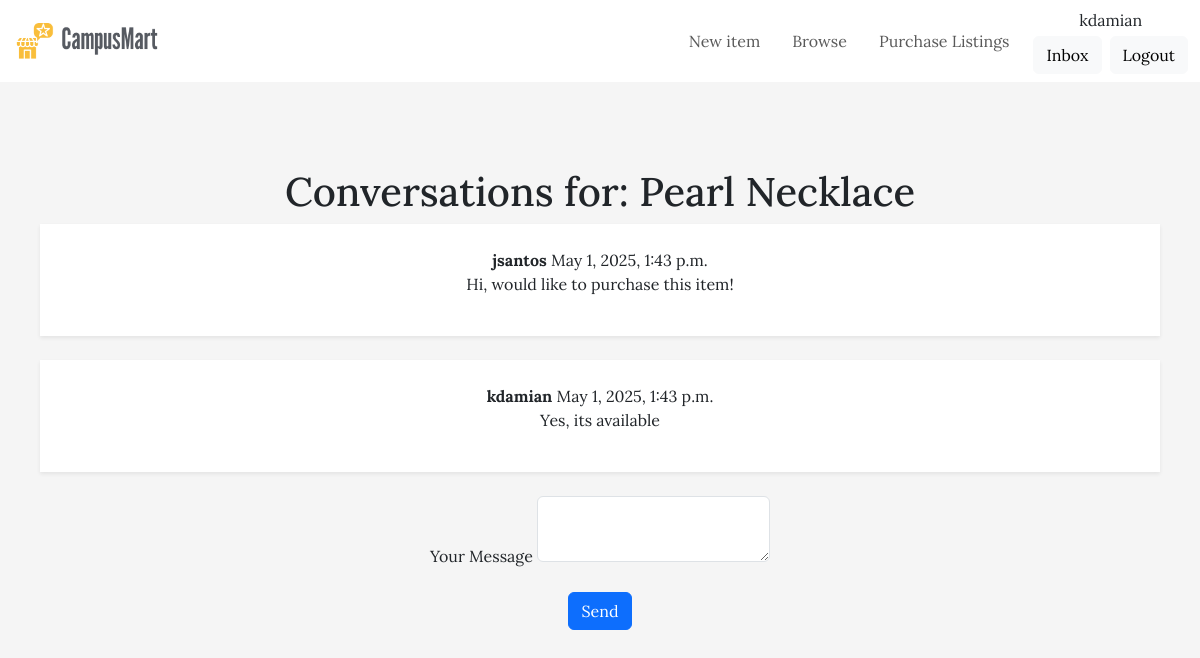
The app's page /campusmart/inbox/6/ (signed in) with its own data.
### campusmart/models.py (models this page shows, shortened)
class Conversation(models.Model):
    listing = models.ForeignKey(Listing, on_delete=models.CASCADE)
    members = models.ManyToManyField(User)
    created_at = models.DateTimeField(auto_now_add=True)

class Listing(models.Model):
    CONDITION_CHOICES = [
        ('New', 'New'),
        ('Like New', 'Like New'),
        ('Used', 'Used'),
        ('Fair', 'Fair'),
    ]
    STATUS_CHOICES = [
        ('Available', 'Available'),
        ('Unavailable', 'Unavailable'),
    ]
    created_by = models.ForeignKey(User, on_delete=models.CASCADE)
    title = models.CharField(max_length=200)
    description = models.TextField()
    price = models.DecimalField(max_digits=10, decimal_places=2)
    condition = models.CharField(max_length=20, choices=CONDITION_CHOICES)
    photo = models.ImageField(upload_to='listing_photos')
    status = models.CharField(max_length=20, choices=STATUS_CHOICES, default='Available')

class ConversationMessage(models.Model):
    conversation = models.ForeignKey(Conversation, related_name='messages', on_delete=models.CASCADE)
    content = models.TextField()
    created_at = models.DateTimeField(auto_now_add=True)
    created_by = models.ForeignKey(User, related_name='sent_messages', on_delete=models.CASCADE)
    recipient = models.ForeignKey(User, related_name='received_messages', on_delete=models.CASCADE)

### campusmart/views.py (the view, shortened to what this page needs)
# urls.py: path('inbox/<int:conversation_id>/', views.conversation_detail, name='conversation_detail'),
@login_required
def conversation_detail(request, conversation_id):
    conversation = get_object_or_404(Conversation, id=conversation_id)
    if request.user not in conversation.members.all():
        return redirect('campusmart:inbox')
    conversation_messages = conversation.messages.order_by('created_at')
    return render(request, 'campusmart/conversation_detail.html', {
        'conversation':conversation,
        'conversation_messages':conversation_messages,
    })

### campusmart/templates/campusmart/conversation_detail.html (shortened to what this page needs)
{% extends "campusmart/base.html" %}
{% block content %}
<h1>Conversations for: {{ conversation.listing.title }}</h1>
<div class="space-y-6">
    {% for message in conversation_messages %}
        <div class="bg-white p-4 rounded-lg mb-4 shadow-sm">
            <strong>{{ message.created_by.username }}</strong>
            <span class="text-gray-500 text-sm">{{ message.created_at }}</span>
            <p>{{ message.content }}</p>
        </div>
    {% endfor %}
    <form method="POST" action="{% url 'campusmart:conversation_detail' conversation.id %}">
        <div class="mb-4">
            <label for="message" class="block text-sm">Your Message</label>
            <textarea id="message" name="message" class="w-full p-2 border rounded" required></textarea>
        </div>
        <button type="submit" class="btn btn-primary">Send</button>
    </form>
</div>
{% endblock %}

### campusmart/templates/campusmart/base.html (shortened to what this page needs)
<!DOCTYPE html>
<html>
<head>
    <link href="https://cdn.jsdelivr.net/npm/bootstrap@5.3.0-alpha1/dist/css/bootstrap.min.css" rel="stylesheet"
>
    {% load static %}
    <link rel="stylesheet" href="{% static 'campusmart/basestyles.css' %}">
</head>
<body>
    {% load static %}
        <nav class="navbar navbar-expand-lg fixed-top" style="background-color: white;">
            <div class="container-fluid">
                <a class="navbar-brand" href="{% url 'campusmart:index' %}">
                    <img src="{% static 'campusmart/campusmart_logo.png' %}" alt="CampusMart Logo" class="logo">
                </a>
                <div class="collapse navbar-collapse justify-content-end" id="navbarContent">
                    <ul class="navbar-nav gap-3 align-items-lg-center">
                        <li class="nav-item">
                            <a class="nav-link text-lg font-semibold" href="{% url 'campusmart:create_listing' %}">New item</a>
                        </li>
                        <li class="nav-item">
                            <a class="nav-link text-lg font-semibold" href="{% url 'campusmart:listing_all' %}">Browse</a>
                        </li>
                        <li class="nav-item">
                            <a class="nav-link text-lg font-semibold" href="{% url 'campusmart:checkout' %}">Purchase Listings</a>
                        </li>
                        {% if request.user.is_authenticated %}
                            <li class="nav-item text-center">
                                <p class="mb-1">{{ request.user.username }}</p>
                                <div class="d-flex gap-2 justify-content-center">
                                    <a href="{% url 'campusmart:inbox' %}" class="btn btn-light">Inbox</a>
                                    <a href="{% url 'campusmart:logout' %}" class="btn btn-light">Logout</a>
                                </div>
                            </li>
                        {% else %}
                            <li class="d-flex gap-2 justify-content-center">
                                <a href="{% url 'campusmart:login' %}" class="btn btn-outline-warning btn-sm">Login</a>
                                <a href="{% url 'campusmart:register' %}" class="btn btn-outline-warning btn-sm">Register</a>
                            </li>
                        {% endif %}
                        </ul>
                    </div>
                </div>
        </nav>
    <div id="content" class="mt-5" style="padding-top: 80px;">
        {% block content %}
        {% endblock %}
    </div>
</body>
</html>

### campusmart/static/campusmart/basestyles.css (style rules this page uses)
a { color: black; text-decoration: none; font-family: Lora; }
html, body { font-family: Lora; align-items: center; padding: 20px; background-color: #f5f5f5; text-align: center; }
.logo { width: 150px; margin-right: 10px; }

### records on screen
Conversation: listing "Pearl Necklace"
ConversationMessage: created_by.username "jsantos", created_at "May 1, 2025, 1:43 p.m.", content "Hi, would like to purchase this item!"
ConversationMessage: created_by.username "kdamian", created_at "May 1, 2025, 1:43 p.m.", content "Yes, its available"

### other values on screen
{{ request.user.username }} "kdamian"
